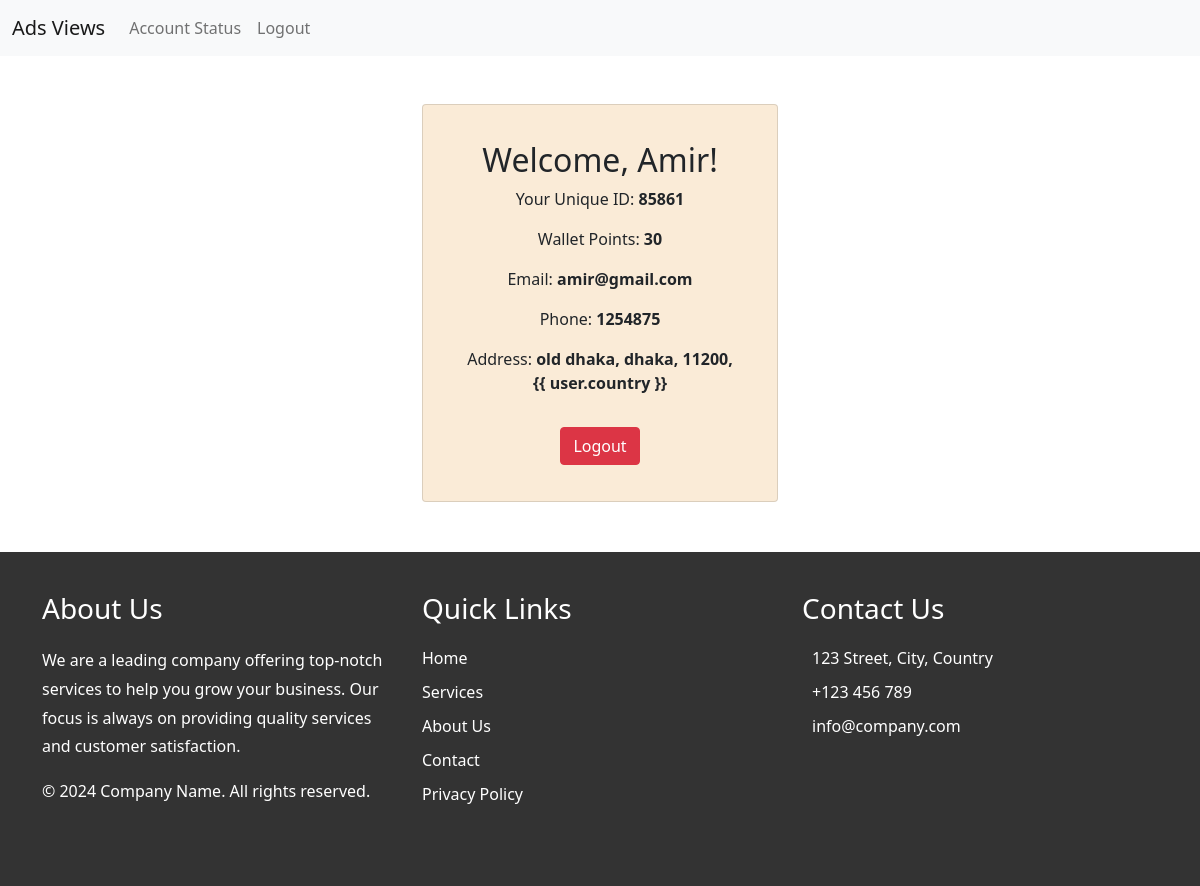
/profile/ (signed in), run on an earlier commit of the app's database.
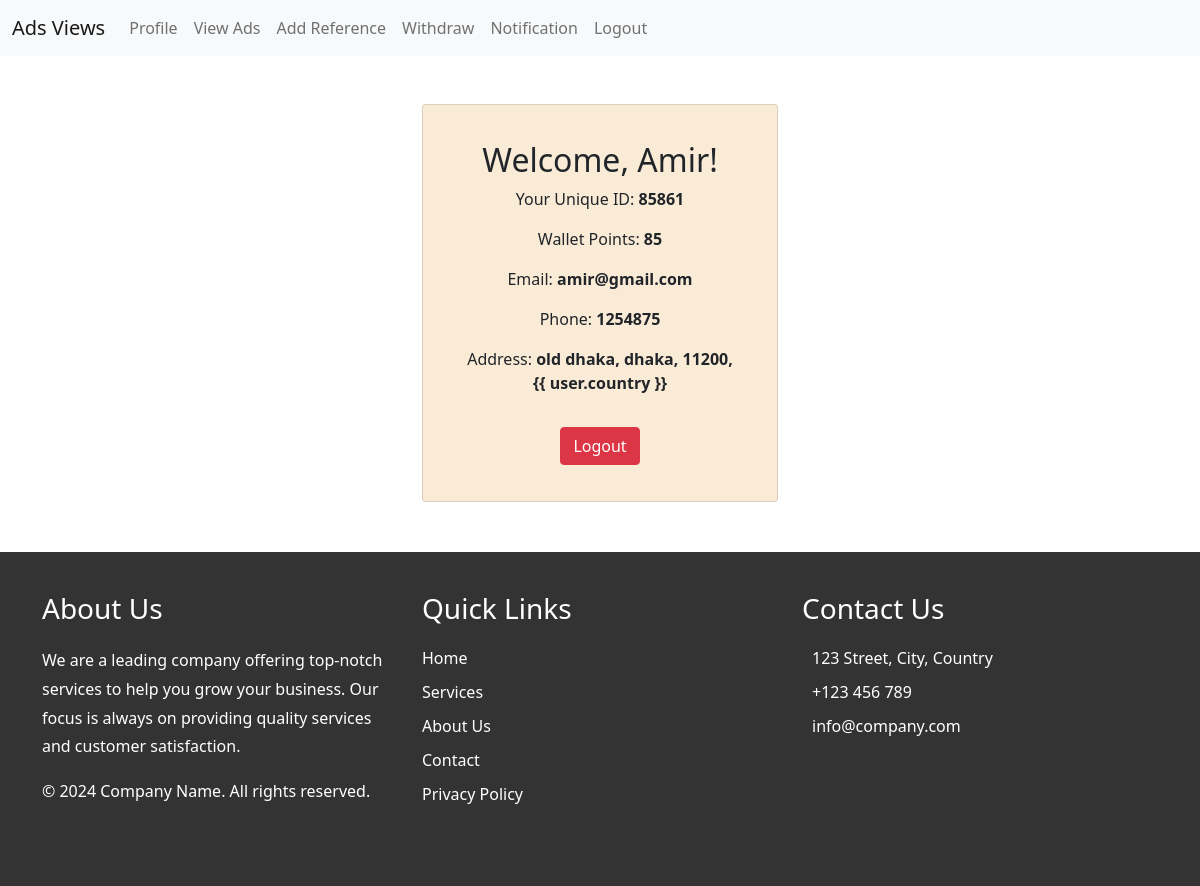
And on a later commit of the database.
### ads_app/views.py (the view)
# urls.py: path("profile/", views.dashboard, name="profile"),
@login_required
def dashboard(request):
    wallet = request.user.wallet
    notifications = Notification.objects.all()
    context = {
        "wallet": wallet,
        "notifications": notifications,
        "wallet_points": wallet.points,
    }
    return render(request, "dashboard.html", context)

### ads_app/templates/dashboard.html
{% extends "base.html" %}
{% block content %}
<div class="container mt-5">
    <div class="row justify-content-center">
        <div class="col-md-6 col-lg-4">
            <div class="card" style="background-color: antiquewhite; padding: 20px;">
                <div class="card-body text-center">
                    <h2>Welcome, {{ user.first_name }}!</h2>
                    <p>Your Unique ID: <strong>{{ user.unique_id }}</strong></p>
                    <p>Wallet Points: <strong>{{ wallet_points }}</strong></p>
                    <p>Email: <strong>{{ user.email }}</strong></p>
                    <p>Phone: <strong>{{ user.phone }}</strong></p>
                    <p>Address: <strong>{{ user.address }}, {{ user.city }}, {{ user.zip_code }}, {{ user.country
                            }}</strong></p>
                    <a href="{% url 'logout' %}" class="btn btn-danger mt-3">Logout</a>
                </div>
            </div>
        </div>
    </div>
</div>
{% endblock content %}

What changed in the data, as far as the page shows it:
changed User "Amir": status "pending" → "active" (drawn)
Also different on the page:
{{ wallet_points }}: "30" → "85"
text no longer shown: "Account Status"
text now shown: "Profile View Ads Add Reference Withdraw Notification"
